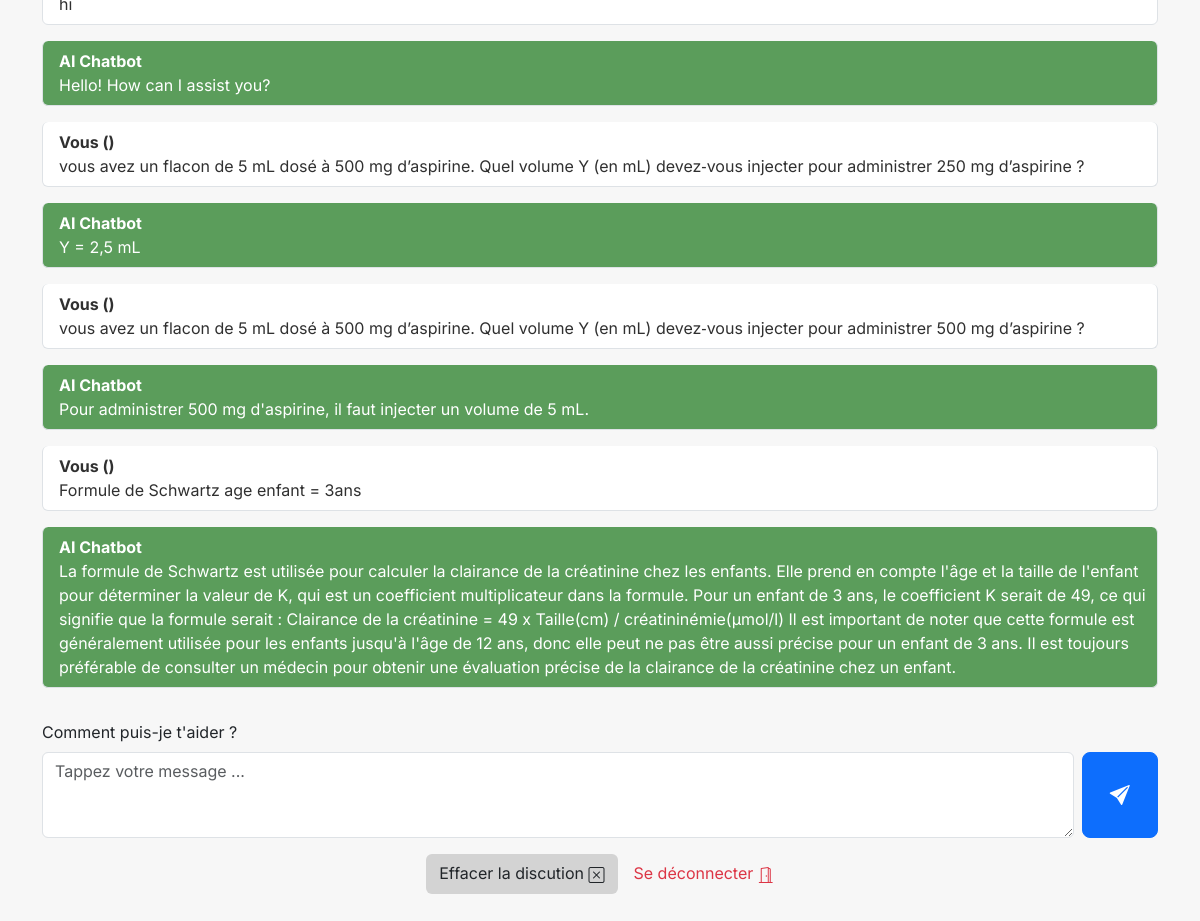
The app's page / (signed in) with its own data.
### chatcore/models.py (models this page shows, shortened)
class ChatGptBot(models.Model):
    user = models.ForeignKey(User, on_delete=models.CASCADE)
    messageInput = models.TextField()
    bot_response = models.TextField()

### chatcore/views.py (the view)
# urls.py: path("", views.index, name='main'),
def index(request):
    if request.user.is_authenticated:
        if request.method == 'POST':
            user_input = request.POST.get('userInput')
            clean_user_input = str(user_input).strip()
            try:
                speciality = Profile.objects.filter(user=request.user).first().speciality
                chatbot = CreateChatbot(speciality)
                query = clean_user_input
                response = chatbot.invoke(query)["result"]
                obj, created = ChatGptBot.objects.get_or_create(
                    user=request.user,
                    messageInput=clean_user_input,
                    bot_response=response,
                )
            except openai.APIConnectionError as e:
                messages.warning(request, f"Failed to connect to OpenAI API, check your internet connection")
            except openai.RateLimitError as e:
                messages.warning(request, f"You exceeded your current quota, please check your plan and billing details.")
            return redirect(request.META['HTTP_REFERER'])
        else:
            get_history = ChatGptBot.objects.filter(user=request.user)
            context = {'get_history': get_history}
            return render(request, 'index.html', context)
    else:
        return redirect("login")

### templates/index.html (shortened to what this page needs)
{% extends 'base.html' %}
{% block content %}
<div class="container" style="margin-top: 50px; max-height:100vh; overflow-y:scroll">
    <ol class="list-group mt-5">
        {% for history in get_history %}
        <li class="list-group-item rounded d-flex justify-content-between align-items-start p-2 mb-3" style="background-color: white; color:#303030">
            <div class="ms-2 me-auto">
                <div class="fw-bold">Vous ({{history.user.first_name}}) </div>
                {{history.messageInput}}
            </div>
        </li>
        <li class="list-group-item rounded d-flex justify-content-between align-items-start p-2 mb-3" style="background-color: #5b9d5b;color:white">
            <div class="ms-2 me-auto">
                <div class="fw-bold">AI Chatbot </div>
                {{history.bot_response}}
            </div>
        </li>
        {% endfor %}
    </ol>
    <form action="" method="post" class="mt-3" onsubmit="openLoader()">
        <label for="exampleFormControlTextarea1" id="help" class="form-label">Comment puis-je t'aider ?</label>
        <div class="d-flex mb-3 gap-2">
            <textarea class="form-control" id="exampleFormControlTextarea1" rows="3" placeholder="Tappez votre message ..."
                name="userInput"></textarea>
            <button class="btn btn-primary btn-lg" type="submit" id="btn" style="width: 80px;"><i
                    class="bi bi-send-fill"></i></button>
        </div>
        <div class="d-flex justify-content-center m-3 align-items-center gap-3">
            {% if get_history %}
            <a href="{% url 'deleteChat'  %}" class="btn" id="clear" style="margin-bottom: 30px; background-color: lightgrey;">Effacer la discution <i class="bi bi-x-square"></i></a>
            {% endif %}
            <a href="{% url 'logout'  %}" class="link-danger text-decoration-none" id="disconnect" style="margin-bottom: 30px;">Se déconnecter <i
                    class="bi bi-door-open"></i></a>
        </div>
    </form>
</div>
{% endblock content %}

### templates/base.html (shortened to what this page needs)
{% load static %}
<!DOCTYPE html>
<html lang="en">
<head>
    <link href="{% static '/css/bootstrap.min.css' %}" rel="stylesheet">
    <link href="{% static '/css/sign-in.css' %}" rel="stylesheet">
    <link rel="stylesheet" href="https://cdn.jsdelivr.net/npm/bootstrap-icons@1.10.3/font/bootstrap-icons.css">
</head>
<body style="overflow-y: hidden; background-color:#f7f7f7;">
    {% block content %}
    {% endblock content %}
</body>
</html>

### static/css/sign-in.css (style rules this page uses)
html, body { height: 100%; }
body { display: flex; align-items: center; padding-top: 40px; padding-bottom: 40px; background-color: #f5f5f5; }
.bi { vertical-align: -.125em; fill: currentColor; }

### templates/base.html (style rules this page uses)
* { font-family: 'Inter', sans-serif; }

### records on screen
ChatGptBot: bot_response "Hello! How can I assist you?"
ChatGptBot: messageInput "vous avez un flacon de 5 mL dosé à 500 mg d’aspirine. Quel volume Y (en mL) devez‐vous injecter pour administrer 250 mg d’aspirine ?", bot_response "Y = 2,5 mL"
ChatGptBot: messageInput "vous avez un flacon de 5 mL dosé à 500 mg d’aspirine. Quel volume Y (en mL) devez‐vous injecter pour administrer 500 mg d’aspirine ?", bot_response "Pour administrer 500 mg d'aspirine, il faut injecter un volume de 5 mL."
ChatGptBot: messageInput "Formule de Schwartz age enfant = 3ans", bot_response "La formule de Schwartz est utilisée pour calculer la clairance de la créatinine chez les enfants. Elle prend en compte l'âge et la taille de l'enfant pour déterminer la valeur de K, qui est un coefficient multiplicateur dans la formule. Pour un enfant de 3 ans, le coefficient K serait de 49, ce qui signifie que la formule serait : Clairance de la créatinine = 49 x Taille(cm) / créatininémie(µmol/l) Il est important de noter que cette formule est généralement utilisée pour les enfants jusqu'à l'âge de 12 ans, donc elle peut ne pas être aussi précise pour un enfant de 3 ans. Il est toujours préférable de consulter un médecin pour obtenir une évaluation précise de la clairance de la créatinine…"
